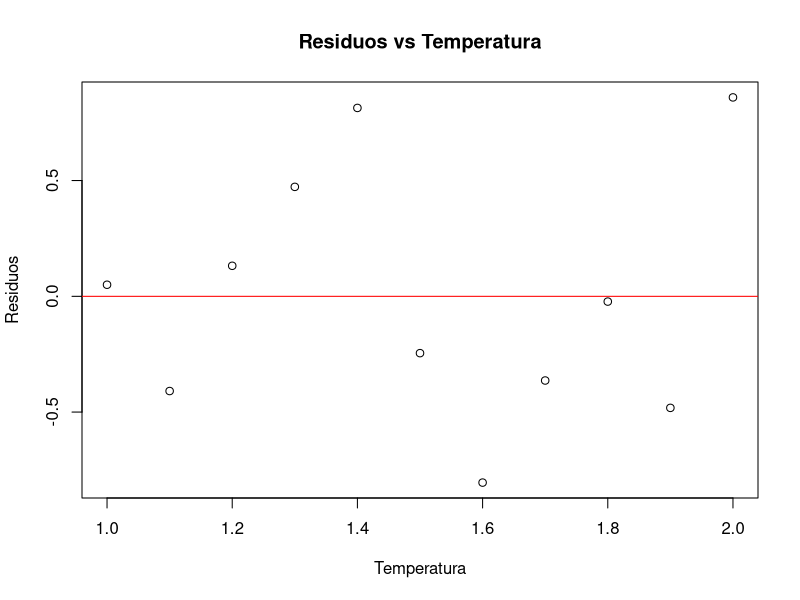
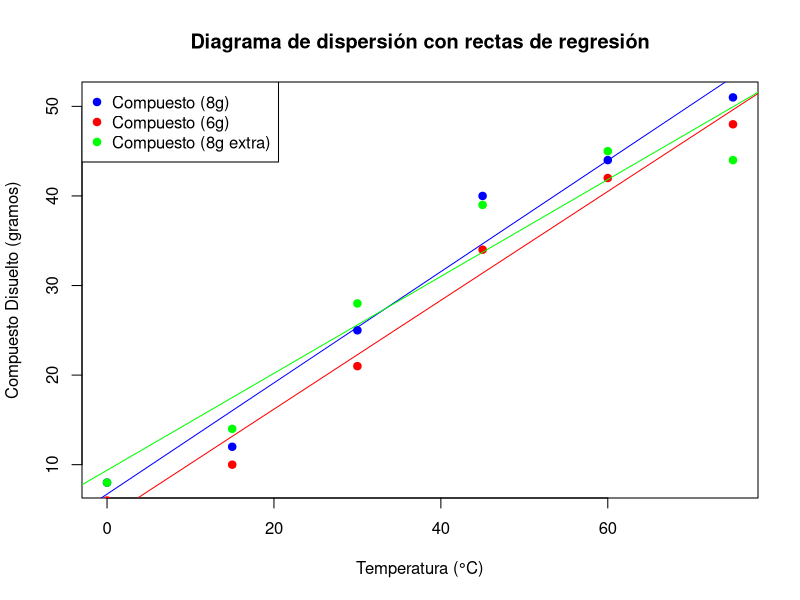
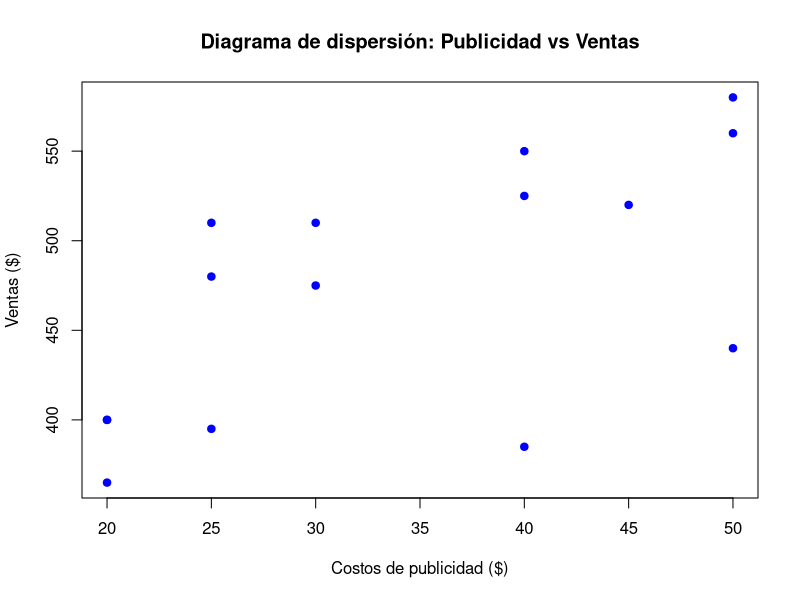
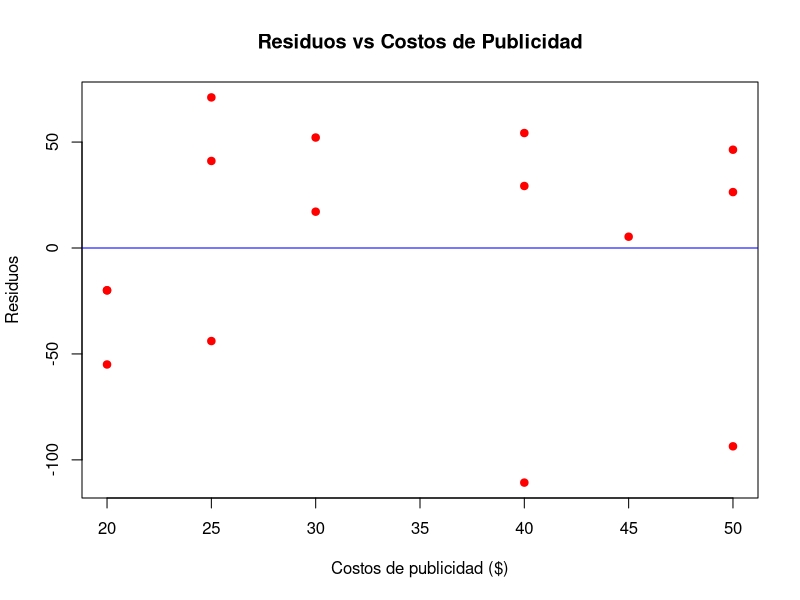
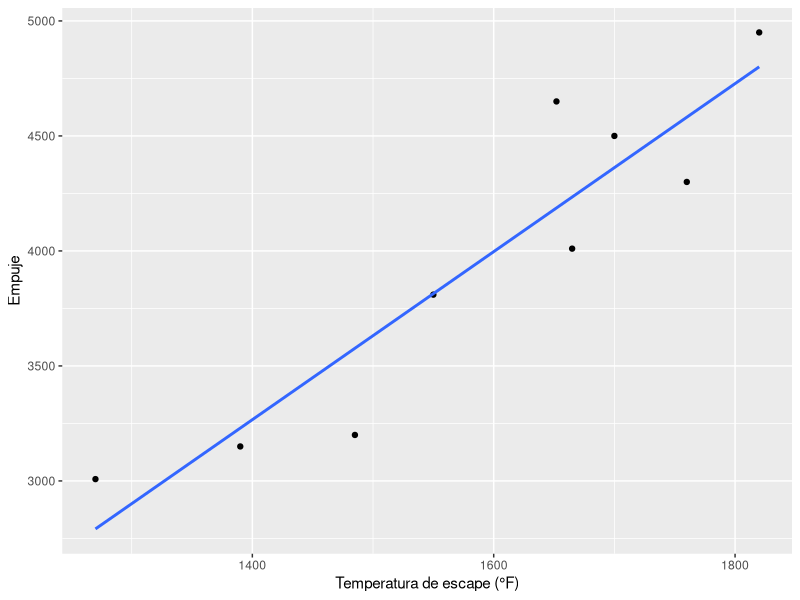

R code for these plots, in order:
## ---- chunk 1
knitr::opts_chunk$set(echo = TRUE)
## ---- chunk 2
# Datos
temperatura <- c(1.0, 1.1, 1.2, 1.3, 1.4, 1.5, 1.6, 1.7, 1.8, 1.9, 2.0)
azucar_convertida <- c(8.1, 7.8, 8.5, 9.0, 9.5, 8.6, 8.2, 8.8, 9.3, 9.0, 10.5)
# Crear data frame
datos <- data.frame(temperatura, azucar_convertida)
# Ajustar el modelo de regresión lineal
modelo <- lm(azucar_convertida ~ temperatura, data = datos)

# Mostrar los coeficientes del modelo
summary(modelo)
# Calcular la predicción para x = 1.75
prediccion <- predict(modelo, newdata = data.frame(temperatura = 1.75))
prediccion
# Graficar los residuos
residuos <- resid(modelo)
plot(temperatura, residuos, main = "Residuos vs Temperatura", 
     xlab = "Temperatura", ylab = "Residuos")
abline(h = 0, col = "red")

## ---- chunk 3
# Datos
temperatura <- c(0, 15, 30, 45, 60, 75)
compuesto_8g <- c(8, 12, 25, 40, 44, 51)
compuesto_6g <- c(6, 10, 21, 34, 42, 48)
compuesto_8g_extra <- c(8, 14, 28, 39, 45, 44)

# Crear data frame
datos <- data.frame(temperatura, compuesto_8g, compuesto_6g, compuesto_8g_extra)
# Ajustar los modelos de regresión lineal
modelo_8g <- lm(compuesto_8g ~ temperatura, data = datos)
modelo_6g <- lm(compuesto_6g ~ temperatura, data = datos)
modelo_8g_extra <- lm(compuesto_8g_extra ~ temperatura, data = datos)

# Mostrar los coeficientes del modelo
summary(modelo_8g)
summary(modelo_6g)
summary(modelo_8g_extra)
# Gráfico de dispersión y rectas de regresión
plot(temperatura, compuesto_8g, col = "blue", pch = 19, main = "Diagrama de dispersión con rectas de regresión", 
     xlab = "Temperatura (°C)", ylab = "Compuesto Disuelto (gramos)")
points(temperatura, compuesto_6g, col = "red", pch = 19)
points(temperatura, compuesto_8g_extra, col = "green", pch = 19)
abline(modelo_8g, col = "blue")
abline(modelo_6g, col = "red")
abline(modelo_8g_extra, col = "green")
legend("topleft", legend = c("Compuesto (8g)", "Compuesto (6g)", "Compuesto (8g extra)"),
       col = c("blue", "red", "green"), pch = 19)
# Calcular la predicción para x = 50
prediccion_8g <- predict(modelo_8g, newdata = data.frame(temperatura = 50))
prediccion_6g <- predict(modelo_6g, newdata = data.frame(temperatura = 50))
prediccion_8g_extra <- predict(modelo_8g_extra, newdata = data.frame(temperatura = 50))

prediccion_8g
prediccion_6g
prediccion_8g_extra

## ---- chunk 4
# Datos
publicidad <- c(40, 20, 25, 20, 30, 50, 45, 40, 20, 25, 30, 50, 40, 25, 50)
ventas <- c(385, 400, 395, 365, 475, 440, 520, 550, 400, 480, 510, 560, 525, 510, 580)

# Crear data frame
datos <- data.frame(publicidad, ventas)
# Diagrama de dispersión
plot(publicidad, ventas, main = "Diagrama de dispersión: Publicidad vs Ventas", 
     xlab = "Costos de publicidad ($)", ylab = "Ventas ($)", pch = 19, col = "blue")
# Ajustar el modelo de regresión lineal
modelo <- lm(ventas ~ publicidad, data = datos)

# Mostrar los coeficientes del modelo
summary(modelo)
# Calcular la predicción para x = 35
prediccion_35 <- predict(modelo, newdata = data.frame(publicidad = 35))
prediccion_35
# Graficar los residuos
residuos <- resid(modelo)
plot(publicidad, residuos, main = "Residuos vs Costos de Publicidad", 
     xlab = "Costos de publicidad ($)", ylab = "Residuos", pch = 19, col = "red")
abline(h = 0, col = "blue")

## ---- chunk 5
# Crear un data frame con los datos
datos <- data.frame(
  lluvia = c(4.3, 4.5, 5.9, 5.6, 6.1, 5.2, 3.8, 2.1, 7.5),
  particulas = c(126, 121, 116, 118, 114, 118, 132, 141, 108)
)

# Ajustar el modelo de regresión lineal
modelo <- lm(particulas ~ lluvia, data = datos)

# Mostrar el resumen del modelo
summary(modelo)

# Predecir la cantidad de partículas para lluvia = 4.8
nueva_lluvia <- 4.8
prediccion <- predict(modelo, newdata = data.frame(lluvia = nueva_lluvia))
print(prediccion)
## ---- chunk 6
# Crear un data frame con los datos
datos <- data.frame(
  empuje = c(4300, 4650, 3200, 3150, 4950, 4010, 3810, 4500, 3008),
  temperatura = c(1760, 1652, 1485, 1390, 1820, 1665, 1550, 1700, 1270)
)

# Ajustar el modelo de regresión lineal
modelo <- lm(empuje ~ temperatura, data = datos)

# Mostrar el resumen del modelo
summary(modelo)

# Graficar los datos y la recta de regresión
library(ggplot2)
ggplot(datos, aes(x = temperatura, y = empuje)) +
  geom_point() +
  geom_smooth(method = "lm", se = FALSE) +
  labs(x = "Temperatura de escape (°F)", y = "Empuje")
## ---- chunk 7
# Crear un data frame con los datos
datos <- data.frame(
  y = c(6.40, 15.05, 18.75, 30.25, 44.85, 48.94, 51.55, 61.50, 100.44, 111.42),
  x1 = c(1.32, 2.69, 3.56, 4.41, 5.35, 6.20, 7.12, 8.87, 9.80, 10.65),
  x2 = c(1.15, 3.40, 4.10, 8.75, 14.82, 15.15, 15.32, 18.18, 35.19, 40.40)
)

# Ajustar el modelo de regresión lineal múltiple
modelo <- lm(y ~ x1 + x2, data = datos)

# Mostrar el resumen del modelo
summary(modelo)
## ---- chunk 8
# Definir los datos
x <- c(10, 10, 10, 10, 50, 50, 50, 50)
y <- c(13, 16, 12, 15, 86, 90, 88, 92)

# Crear el término cuadrático de x
x2 <- x^2

# Ajustar la regresión múltiple
modelo <- lm(y ~ x + x2)

# Ver los resultados del modelo
summary(modelo)

# Estimar el producto de la reacción química para x = 225
x_nueva <- data.frame(x = 225, x2 = 225^2)
prediccion <- predict(modelo, x_nueva)

# Mostrar la predicción
prediccion
## ---- chunk 9
# Datos
flujo_sanguineo <- c(84.33, 87.80, 82.20, 78.21, 78.44, 81.33, 83.51, 79.46, 80.49, 76.58, 75.62, 77.25, 79.72, 78.39, 78.20)
tension_oxigeno <- c(603.40, 582.50, 556.20, 548.90, 559.90, 575.20, 581.10, 540.00, 510.50, 484.00, 428.00, 414.80, 382.40, 370.30, 350.30)

# Crear el modelo de regresión cuadrática
modelo <- lm(flujo_sanguineo ~ tension_oxigeno + I(tension_oxigeno^2))

# Resumen del modelo
summary(modelo)
## ---- chunk 10
# Datos
y <- c(240, 236, 290, 274, 310, 316, 306, 309, 284, 282, 260, 266, 288, 320)
x1 <- c(25, 21, 27, 32, 40, 32, 31, 30, 23, 22, 22, 25, 19, 18)
x2 <- c(24, 25, 28, 24, 27, 26, 24, 27, 25, 24, 24, 25, 28, 24)
x3 <- c(91, 93, 97, 94, 99, 94, 95, 94, 92, 91, 90, 93, 89, 90)
x4 <- c(100, 110, 100, 98, 110, 107, 105, 105, 94, 93, 91, 94, 96, 98)

# Crear el modelo de regresión lineal múltiple
modelo <- lm(y ~ x1 + x2 + x3 + x4)

# Resumen del modelo
summary(modelo)

# Predicción para los valores x1 = 75, x2 = 24, x3 = 90, x4 = 98
nuevos_datos <- data.frame(x1 = 75, x2 = 24, x3 = 90, x4 = 98)
prediccion <- predict(modelo, nuevos_datos)

# Mostrar la predicción
prediccion
## ---- chunk 11
# Datos
y <- c(11.2, 14.5, 17.2, 13.6, 16.6, 16.6, 15.4, 18.8, 19.6, 15.6, 16.4, 20.0, 21.8, 22.5)
x1 <- c(56.5, 59.5, 65.2, 61.4, 88.6, 89.2, 82.6, 85.8, 82.8, 72.4, 81.6, 85.0, 85.4, 84.0)
x2 <- c(71.0, 75.2, 76.0, 69.2, 72.0, 70.0, 73.4, 70.0, 70.6, 63.2, 72.2, 81.0, 87.2, 87.0)
x3 <- c(38.5, 42.5, 42.3, 43.5, 44.5, 42.4, 44.7, 42.6, 42.4, 39.7, 40.4, 45.4, 51.0, 51.0)
x4 <- c(43.0, 45.0, 49.0, 46.0, 66.2, 62.0, 61.0, 62.4, 64.0, 58.2, 63.4, 67.0, 65.0, 65.2)

# Crear un dataframe con los datos
datos <- data.frame(y, x1, x2, x3, x4)

# Ajustar el modelo de regresión lineal múltiple
modelo <- lm(y ~ x1 + x2 + x3 + x4, data = datos)

# Resumen del modelo para ver los coeficientes
summary(modelo)

## ---- chunk 12
# Datos
x1 <- c(1.31, 1.55, 1.49, 0.99, 0.93, 1.09, 1.27, 1.27, 1.06, 1.03, 1.26, 1.45, 1.56, 1.39, 1.75, 1.78, 1.75, 1.68, 1.76, 1.73)
x2 <- c(1.07, 1.49, 0.53, 0.34, 0.83, 0.40, 0.84, 0.94, 0.43, 0.40, 0.68, 1.19, 1.21, 0.63, 1.72, 1.72, 1.49, 1.56, 1.55, 1.07)
x3 <- c(0.44, 0.54, 0.90, 0.34, 0.54, 0.31, 0.64, 0.77, 0.35, 0.29, 0.56, 0.92, 0.90, 0.45, 1.09, 0.90, 1.02, 0.91, 1.04, 1.04)
x4 <- c(0.75, 0.97, 0.90, 0.57, 0.64, 0.61, 0.73, 0.87, 0.41, 0.30, 0.61, 1.03, 1.03, 0.77, 1.44, 1.49, 1.39, 1.37, 1.45, 1.54)
x5 <- c(0.95, 1.10, 1.07, 0.57, 0.71, 0.61, 1.03, 1.15, 0.49, 0.41, 0.87, 1.32, 1.32, 0.83, 1.80, 1.83, 1.62, 1.76, 1.74, 1.66)
y <- c(1.95, 2.90, 2.70, 0.87, 1.04, 1.22, 1.94, 2.03, 1.05, 0.98, 1.60, 3.10, 3.40, 1.86, 4.19, 4.46, 3.78, 4.06, 4.74, 5.68)

# Crear un dataframe con los datos
datos <- data.frame(x1, x2, x3, x4, x5, y)

# Ajustar el modelo de regresión lineal múltiple
modelo <- lm(y ~ x1 + x2 + x3 + x4 + x5, data = datos)

# Resumen del modelo para ver los coeficientes
summary(modelo)

## ---- chunk 13
# Paso 1: Crear los datos
y <- c(121, 172, 113, 201)
x1 <- c(15.6, 22.0, 33.0, 31.5)
x2 <- c(851, 1058, 1357, 1115)

# Paso 2: Ajustar el modelo de regresión lineal múltiple
modelo <- lm(y ~ x1 + x2)

# Mostrar el resumen del modelo para obtener los coeficientes
summary(modelo)

# Paso 3: Predecir el uso para x1 = 20 y x2 = 1200
nueva_prediccion <- data.frame(x1 = 20, x2 = 1200)
prediccion <- predict(modelo, nueva_prediccion)

# Mostrar la predicción
prediccion

## ---- chunk 14
# Paso 1: Ingresar los datos
ventas <- c(77, 84, 81, 79, 87, 92, 85, 90, 89, 81, 87, 85)
altura <- factor(rep(c("A las rodillas", "A la cintura", "A los ojos"), each = 4))

# Paso 2: Realizar el ANOVA
anova_model <- aov(ventas ~ altura)

# Mostrar el resumen del ANOVA
summary(anova_model)

# Paso 3: Realizar una prueba de Tukey para analizar diferencias entre los grupos si es necesario
TukeyHSD(anova_model)

## ---- chunk 15
# Paso 1: Ingresar los datos
tratamientos <- c(rep("50 g/bu", 10), rep("100 g/bu", 10), rep("200 g/bu", 10), rep("400 g/bu", 10))
alturas <- c(13.2, 12.4, 12.8, 17.2, 13.0, 14.2, 14.0, 21.6, 15.0, 20.0,
             16.0, 12.6, 14.8, 13.0, 14.0, 23.6, 19.6, 17.0, 22.2, 24.4,
             7.8, 14.4, 20.8, 15.8, 17.0, 27.0, 21.1, 18.8, 20.2, 23.2,
             21.0, 14.8, 19.1, 15.8, 18.0, 26.0, 21.0, 22.0, 25.0, 18.2)

# Convertir los tratamientos en factor
tratamientos <- factor(tratamientos, levels = c("50 g/bu", "100 g/bu", "200 g/bu", "400 g/bu"))

# Paso 2: Realizar el ANOVA
anova_model <- aov(alturas ~ tratamientos)

# Mostrar el resumen del ANOVA
summary(anova_model)

# Paso 3: Realizar una prueba de Tukey si el ANOVA es significativo
tukey_result <- TukeyHSD(anova_model)

# Mostrar el resultado de la prueba de Tukey
tukey_result

## ---- chunk 16
# Paso 1: Ingresar los datos
concentraciones <- factor(rep(c("0", "80", "160", "360"), c(4, 4, 4, 5)))
actividad <- c(11.01, 12.09, 10.55, 11.26, 
               11.38, 10.67, 12.33, 10.08, 
               11.02, 10.67, 11.50, 10.31, 
               6.04, 8.65, 7.76, 10.13, 9.36)

# Paso 2: Realizar el ANOVA
anova_model <- aov(actividad ~ concentraciones)

# Mostrar el resumen del ANOVA
summary(anova_model)

# Paso 3: Interpretar los resultados

## ---- chunk 17
# Paso 1: Ingresar los datos observados
observados <- c(28, 36, 36, 30, 27, 23)

# Paso 2: Calcular las frecuencias esperadas
# Como el dado tiene 6 caras y se lanzaron 180 veces, la frecuencia esperada para cada cara es 180/6
esperados <- rep(180/6, 6)

# Paso 3: Realizar la prueba de Chi-cuadrado
chi_cuadrado <- chisq.test(observados, p = esperados/sum(esperados))

# Mostrar el resultado de la prueba
chi_cuadrado
## ---- chunk 18
# Paso 1: Ingresar los datos observados
observados <- c(269, 112, 74, 45)

# Paso 2: Calcular las frecuencias esperadas
# La proporción es 5:2:2:1, entonces la suma de las proporciones es 5 + 2 + 2 + 1 = 10
total_nueces <- sum(observados)
esperados <- total_nueces * c(5/10, 2/10, 2/10, 1/10)

# Paso 3: Realizar la prueba de Chi-cuadrado
chi_cuadrado <- chisq.test(observados, p = esperados/sum(esperados))

# Mostrar el resultado de la prueba
chi_cuadrado
## ---- chunk 19
# Paso 1: Ingresar los datos observados
observados <- c(21, 31, 12, 0)

# Paso 2: Calcular las probabilidades de la distribución binomial b(y, 3, 1/4)
probabilidades <- dbinom(0:3, size = 3, prob = 1/4)

# Paso 3: Calcular las frecuencias esperadas
n <- sum(observados)
esperados <- n * probabilidades

# Paso 4: Realizar la prueba de Chi-cuadrado
chi_cuadrado <- chisq.test(observados, p = probabilidades, rescale.p = TRUE)

# Mostrar el resultado de la prueba
chi_cuadrado
## ---- chunk 20
# Ingresar los datos observados
observados <- c(136, 60, 34, 12, 9, 1, 3, 1)

# Calcular las probabilidades de la distribución geométrica g(r, 1/2)
probabilidades <- dgeom(0:7, prob = 1/2)

# Ajustar las probabilidades para que sumen 1
probabilidades <- probabilidades / sum(probabilidades)

# Calcular las frecuencias esperadas
n <- sum(observados)
esperados <- n * probabilidades

# Realizar la prueba de Chi-cuadrado
chi_cuadrado <- chisq.test(observados, p = probabilidades, rescale.p = TRUE)
chi_cuadrado
## ---- chunk 21
# Supongamos que estos son los nuevos datos obtenidos al repetir el experimento
observados_nuevos <- c(140, 55, 30, 15, 10, 2, 3, 1) # Reemplaza con los datos reales

# Calcular las probabilidades de la distribución geométrica g(r, 1/2)
probabilidades <- dgeom(0:7, prob = 1/2)

# Ajustar las probabilidades para que sumen 1
probabilidades <- probabilidades / sum(probabilidades)

# Calcular las frecuencias esperadas
n <- sum(observados_nuevos)
esperados <- n * probabilidades

# Realizar la prueba de Chi-cuadrado
chi_cuadrado <- chisq.test(observados_nuevos, p = probabilidades, rescale.p = TRUE)
chi_cuadrado

## ---- chunk 22
# Definir los datos
data <- c(2.0, 3.0, 0.3, 3.3, 1.3, 0.4, 0.2, 6.0, 5.5, 6.5, 0.2, 2.3,
          1.5, 4.0, 5.9, 1.8, 4.7, 0.7, 4.5, 0.3, 1.5, 0.5, 2.5, 5.0,
          1.0, 6.0, 5.6, 6.0, 1.2, 0.2)

# Definir los parámetros de la distribución normal
mu <- 1.8
sigma <- 0.4

# Definir los intervalos (clases)
breaks <- c(0, 1, 2, 3, 4, 5, 6, 7)

# Calcular las frecuencias observadas
observed <- hist(data, breaks = breaks, plot = FALSE)$counts

# Calcular las frecuencias esperadas
expected <- diff(pnorm(breaks, mean = mu, sd = sigma)) * length(data)

# Realizar la prueba de Chi-cuadrado
chisq.test(observed, p = expected / sum(expected))
## ---- chunk 23
# Crear la tabla de contingencia
tv_data <- matrix(c(15, 27, 29, 19), nrow = 2, byrow = TRUE,
                  dimnames = list("TV Time" = c("Más de 25 horas", "Menos de 25 horas"),
                                  "Sexo" = c("Masculino", "Femenino")))

# Realizar la prueba de Chi-cuadrado
chisq_test <- chisq.test(tv_data)

# Mostrar los resultados
chisq_test
## ---- chunk 24
# Crear la tabla de contingencia
crime_data <- matrix(c(162, 310, 258, 280,  # Asalto
                       118, 196, 193, 175,  # Robo en casa
                       451, 996, 458, 390,  # Hurto
                       18, 25, 10, 19),     # Homicidio
                     nrow = 4, byrow = TRUE,
                     dimnames = list("Distrito" = c("1", "2", "3", "4"),
                                     "Tipo de crimen" = c("Asalto", "Robo en casa", "Hurto", "Homicidio")))

# Realizar la prueba de Chi-cuadrado
chisq_test <- chisq.test(crime_data)

# Mostrar los resultados
chisq_test
## ---- chunk 25
# Crear la tabla de contingencia
opinions_data <- matrix(c(65, 66, 40, 34,  # A favor
                          42, 30, 33, 42,  # En contra
                          93, 54, 27, 24), # Sin opinión
                        nrow = 3, byrow = TRUE,
                        dimnames = list("Opinión" = c("A favor", "En contra", "Sin opinión"),
                                        "Condado" = c("Craig", "Giles", "Franklin", "Montgomery")))

# Realizar la prueba de Chi-cuadrado
chisq_test <- chisq.test(opinions_data)

# Mostrar los resultados
chisq_test
## ---- chunk 26
# Crear la tabla de contingencia
standard_of_living <- matrix(c(72, 63, 47, 40,  # Algo mejor
                               144, 135, 100, 105,  # Igual
                               84, 102, 53, 55),   # No tan bueno
                             nrow = 3, byrow = TRUE,
                             dimnames = list("Estándar de Vida" = c("Algo mejor", "Igual", "No tan bueno"),
                                             "Periodo" = c("Enero 1980", "Mayo 1980", "Enero 1981_1", "Enero 1981_2")))

# Realizar la prueba de Chi-cuadrado
chisq_test <- chisq.test(standard_of_living)

# Mostrar los resultados
chisq_test
## ---- chunk 27
# Datos de tiempo de espera
esperas <- c(17, 15, 20, 20, 32, 28, 12, 26, 25, 25, 35, 24)

# Media hipotética
media_hipotetica <- 20

# Calcular las diferencias entre cada tiempo de espera y la media hipotética
diferencias <- esperas - media_hipotetica

# Contar las diferencias positivas y negativas
signos_positivos <- sum(diferencias > 0)
signos_negativos <- sum(diferencias < 0)

# Realizar la prueba binomial para los signos positivos
n <- signos_positivos + signos_negativos
p_valor <- binom.test(signos_positivos, n, p = 0.5, alternative = "greater")$p.value

# Mostrar los resultados
list(signos_positivos = signos_positivos,
     signos_negativos = signos_negativos,
     p_valor = p_valor)
## ---- chunk 28
# Datos del porcentaje de impurezas
impurezas <- c(2.4, 2.3, 3.1, 2.2, 2.3, 1.2, 1.0, 2.4,
               1.7, 1.1, 4.2, 1.9, 1.7, 3.6, 1.6, 2.3)

# Mediana hipotética
mediana_hipotetica <- 2.5

# Calcular las diferencias entre cada porcentaje de impurezas y la mediana hipotética
diferencias <- impurezas - mediana_hipotetica

# Contar las diferencias positivas y negativas
signos_positivos <- sum(diferencias > 0)
signos_negativos <- sum(diferencias < 0)

# Realizar la prueba binomial para los signos positivos y negativos
n <- signos_positivos + signos_negativos
p_valor <- binom.test(signos_positivos, n, p = 0.5, alternative = "two.sided")$p.value

# Mostrar los resultados
list(signos_positivos = signos_positivos,
     signos_negativos = signos_negativos,
     p_valor = p_valor)
## ---- chunk 29
# Datos de pérdida de peso
perdida_peso <- c(-1.5, 5.4, 3.6, 6.9, 5.5, 2.7, 2.3, 3.4, 5.9, 0.7)

# Mediana hipotética
mediana_hipotetica <- 4.5

# Calcular las diferencias entre cada pérdida de peso y la mediana hipotética
diferencias <- perdida_peso - mediana_hipotetica

# Contar las diferencias positivas y negativas
signos_positivos <- sum(diferencias < 0) # Pérdidas menores a 4.5 kg
signos_negativos <- sum(diferencias > 0) # Pérdidas mayores a 4.5 kg

# Realizar la prueba binomial para los signos positivos
n <- signos_positivos + signos_negativos
p_valor <- binom.test(signos_positivos, n, p = 0.5, alternative = "less")$p.value

# Mostrar los resultados
list(signos_positivos = signos_positivos,
     signos_negativos = signos_negativos,
     p_valor = p_valor)
## ---- chunk 30
# Datos de cambio en la presión sanguínea
cambios <- c(6, 9, 3, 11)

# Mediana hipotética
mediana_hipotetica <- 8

# Calcular las diferencias entre cada cambio y la mediana hipotética
diferencias <- cambios - mediana_hipotetica

# Contar las diferencias positivas y negativas
signos_positivos <- sum(diferencias < 0) # Cambios menores a 8 mmHg
signos_negativos <- sum(diferencias > 0) # Cambios mayores a 8 mmHg

# Realizar la prueba binomial para los signos positivos
n <- signos_positivos + signos_negativos
p_valor <- binom.test(signos_positivos, n, p = 0.5, alternative = "less")$p.value

# Mostrar los resultados
list(signos_positivos = signos_positivos,
     signos_negativos = signos_negativos,
     p_valor = p_valor)
## ---- chunk 31
# Datos de horas de vuelo
horas <- c(9, 12, 18, 14, 12, 14, 12, 10, 16,
           11, 9, 11, 13, 11, 13, 15, 13, 14)

# Mediana hipotética
mediana_hipotetica <- 12

# Calcular las diferencias entre cada valor y la mediana hipotética
diferencias <- horas - mediana_hipotetica

# Eliminar diferencias de cero para la prueba de rango con signo
diferencias <- diferencias[diferencias != 0]

# Calcular los rangos absolutos
rangos_absolutos <- rank(abs(diferencias))

# Sumar los rangos para las diferencias positivas y negativas
suma_rangos_positivos <- sum(rangos_absolutos[diferencias > 0])
suma_rangos_negativos <- sum(rangos_absolutos[diferencias < 0])

# Imprimir resultados
list(suma_rangos_positivos = suma_rangos_positivos,
     suma_rangos_negativos = suma_rangos_negativos)
## ---- chunk 32
# Datos de peso antes y después de la dieta
peso_antes <- c(58.5, 60.3, 61.7, 69.0, 64.0, 62.6, 56.7, 63.6, 68.2, 59.4)
peso_despues <- c(60.0, 54.9, 58.1, 62.1, 58.5, 59.9, 54.4, 60.2, 62.3, 58.7)

# Calcular la pérdida de peso
p_perdida_peso <- peso_despues - peso_antes

# Establecer la mediana hipotética
mediana_hipotetica <- -4.5

# Calcular las diferencias respecto a la mediana hipotética
diferencias <- p_perdida_peso - mediana_hipotetica

# Eliminar las diferencias de cero para la prueba de rango con signo
diferencias <- diferencias[diferencias != 0]

# Calcular los rangos absolutos
rangos_absolutos <- rank(abs(diferencias))

# Sumar los rangos para las diferencias positivas y negativas
suma_rangos_positivos <- sum(rangos_absolutos[diferencias > 0])
suma_rangos_negativos <- sum(rangos_absolutos[diferencias < 0])

# Imprimir resultados
list(suma_rangos_positivos = suma_rangos_positivos,
     suma_rangos_negativos = suma_rangos_negativos)
# Realizar la prueba de rango con signo
resultado <- wilcox.test(p_perdida_peso, mu = mediana_hipotetica, alternative = "less")

# Imprimir el valor p
resultado$p.value
## ---- chunk 33
# Datos de presión arterial antes y después de la carrera
presion_antes <- c(158, 149, 160, 159)
presion_despues <- c(164, 158, 163, 170)

# Calcular el cambio en la presión arterial
cambio <- presion_despues - presion_antes

# Establecer la mediana hipotética
mediana_hipotetica <- 8

# Calcular las diferencias respecto a la mediana hipotética
diferencias <- cambio - mediana_hipotetica

# Eliminar las diferencias de cero para la prueba de rango con signo
diferencias <- diferencias[diferencias != 0]

# Calcular los rangos absolutos
rangos_absolutos <- rank(abs(diferencias))

# Sumar los rangos para las diferencias positivas y negativas
suma_rangos_positivos <- sum(rangos_absolutos[diferencias > 0])
suma_rangos_negativos <- sum(rangos_absolutos[diferencias < 0])

# Imprimir resultados
list(suma_rangos_positivos = suma_rangos_positivos,
     suma_rangos_negativos = suma_rangos_negativos)

# Realizar la prueba de rango con signo
resultado <- wilcox.test(cambio, mu = mediana_hipotetica, alternative = "greater")

# Imprimir el valor p
resultado$p.value
## ---- chunk 34
# Datos de contenido de alquitrán
marca_A <- c(1, 12, 9, 13, 11, 14)
marca_B <- c(8, 10, 7)

# Emparejar datos (en este caso se usa solo 3 mediciones comunes para simplificar el ejemplo)
# Como las muestras no están emparejadas directamente, usaremos la menor cantidad de datos de B

# Emparejar datos (3 pares)
datos <- data.frame(
  A = c(1, 12, 9),
  B = c(8, 10, 7)
)

# Calcular las diferencias
diferencias <- datos$A - datos$B

# Calcular rangos absolutos
rangos_absolutos <- rank(abs(diferencias))

# Asignar signos a los rangos
rangos_positivos <- rangos_absolutos[diferencias > 0]
rangos_negativos <- rangos_absolutos[diferencias < 0]

# Sumar rangos
suma_rangos_positivos <- sum(rangos_positivos)
suma_rangos_negativos <- sum(rangos_negativos)

# Imprimir resultados
cat("Suma de rangos positivos:", suma_rangos_positivos, "\n")
cat("Suma de rangos negativos:", suma_rangos_negativos, "\n")

# Realizar la prueba de suma de rangos con signo
resultado <- wilcox.test(diferencias, alternative = "less")

# Imprimir el valor p
cat("Valor p:", resultado$p.value, "\n")
## ---- chunk 35
# Datos de duración de batería
calculadora_A <- c(5.5, 5.6, 6.3, 4.6, 5.3, 5.0, 6.2, 5.8, 5.1)
calculadora_B <- c(3.8, 4.8, 4.3, 4.2, 4.0, 4.9, 4.5, 5.2, 4.5)

# Calcular las diferencias
diferencias <- calculadora_A - calculadora_B

# Realizar la prueba de suma de rangos con signo
resultado <- wilcox.test(diferencias, alternative = "greater")

# Imprimir los resultados
cat("Diferencias:", diferencias, "\n")
cat("Valor p:", resultado$p.value, "\n")
## ---- chunk 36
# Datos de calificaciones
calificaciones_con_instr <- c(87, 69, 78, 91, 80)
calificaciones_sin_instr <- c(75, 88, 64, 82, 93, 79, 67)

# Crear un vector combinando los datos y otro para los grupos
calificaciones <- c(calificaciones_con_instr, calificaciones_sin_instr)
grupos <- factor(c(rep("Con instrucción adicional", length(calificaciones_con_instr)), 
                    rep("Sin instrucción adicional", length(calificaciones_sin_instr))))

# Realizar la prueba de suma de rangos con signo
resultado <- wilcox.test(calificaciones ~ grupos, exact = FALSE, alternative = "two.sided")

# Imprimir los resultados
cat("Valor p:", resultado$p.value, "\n")

## ---- chunk 37
# Datos de tiempos de operación
tiempos_A <- c(4.9, 6.1, 4.3, 4.6, 5.2)
tiempos_B <- c(5.5, 5.4, 6.2, 5.8, 5.5, 5.2, 4.8)
tiempos_C <- c(6.2, 6.4, 6.8, 5.6, 6.5, 6.3, 6.6)

# Crear un vector combinando los datos y otro para los grupos
tiempos <- c(tiempos_A, tiempos_B, tiempos_C)
grupos <- factor(c(rep("A", length(tiempos_A)), 
                    rep("B", length(tiempos_B)), 
                    rep("C", length(tiempos_C))))

# Realizar la prueba de Kruskal-Wallis
resultado <- kruskal.test(tiempos ~ grupos)

# Imprimir los resultados
cat("Valor p:", resultado$p.value, "\n")
